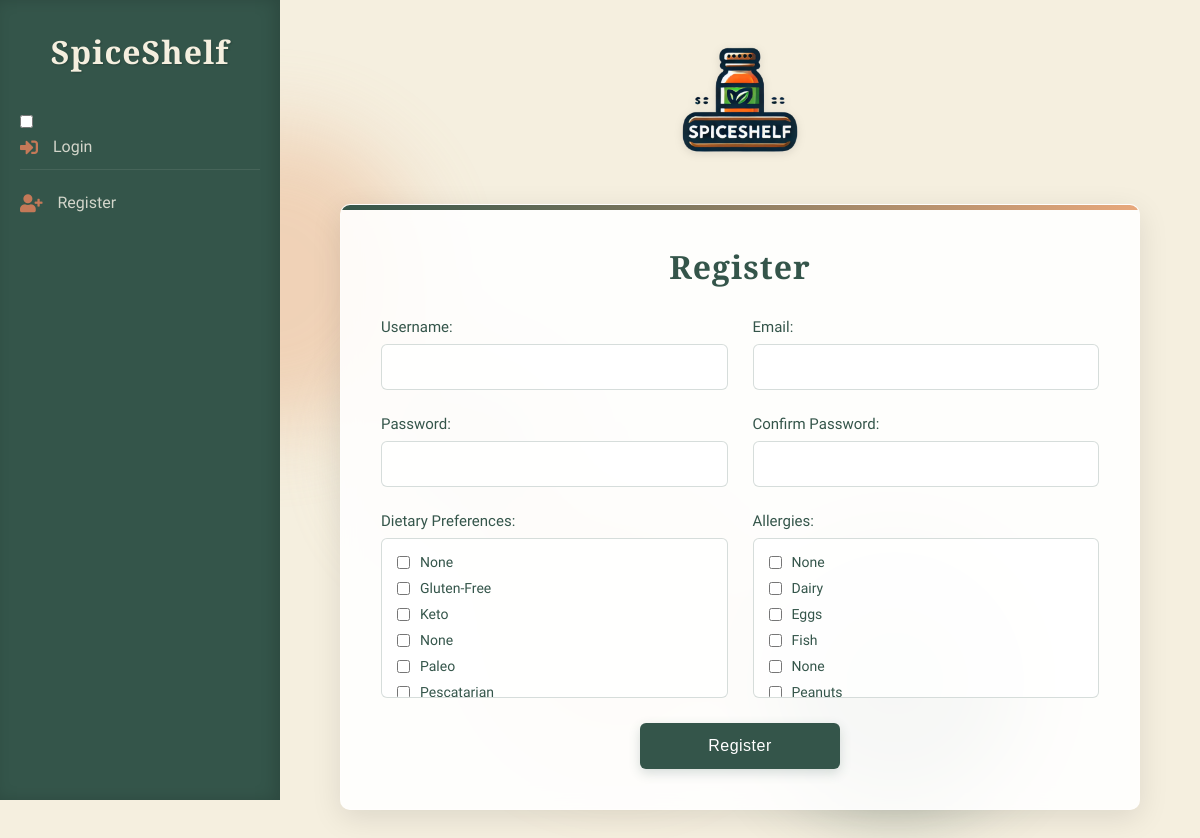
/index.php?action=register, run on the app's committed database.
### tables this page shows
CREATE TABLE `dietary_preferences` (
  `preference_id` int(11) NOT NULL,
  `preference_name` varchar(50) NOT NULL
);

CREATE TABLE `allergies` (
  `allergy_id` int(11) NOT NULL,
  `allergy_name` varchar(50) NOT NULL
);

### controllers/UserController.php (called while the page is built, shortened)
<?php
class UserController {
    private $conn;
    public function __construct($conn) {
        $this->conn = $conn;
    }
    public function register() {
        $query_preferences = "SELECT * FROM dietary_preferences";
        $result_preferences = $this->conn->query($query_preferences);
        $preferences = $result_preferences->fetch_all(MYSQLI_ASSOC);
        $query_allergies = "SELECT * FROM allergies";
        $result_allergies = $this->conn->query($query_allergies);
        $allergies = $result_allergies->fetch_all(MYSQLI_ASSOC);
        require 'views/register.php';
    }
}
?>

### index.php (called while the page is built, shortened)
<?php
require_once 'controllers/UserController.php';
$database = new Database();
$conn = $database->getConnection();
$router = new Router();
$userController = new UserController($conn);
$recipeController = new RecipeController($conn);
$pantryController = new PantryController($conn);
$mealPlanController = new MealPlanController($conn);
$shoppingListController = new ShoppingListController($conn);
$adminController = new AdminController($conn);
$router->addRoute('login', [$userController, 'login']);
$router->addRoute('register', [$userController, 'register']);
$router->addRoute('logout', function () {
    session_unset();
    session_destroy();
    header('Location: index.php?action=login');
    exit;
});
$router->addRoute('profile', [$userController, 'profile']);
$router->addRoute('add_recipe', [$recipeController, 'add']);
$router->addRoute('recipe_chat', [$recipeController, 'recipeChat']);
$router->addRoute('pantry', [$pantryController, 'showPantryItems']);
$router->addRoute('add', [$pantryController, 'add']);
$router->addRoute('update', [$pantryController, 'update']);
$router->addRoute('delete', [$pantryController, 'delete']);
$router->addRoute('favorite', [$recipeController, 'favorite']);
$router->addRoute('search_recipes', [$recipeController, 'searchRecipes']);
$router->addRoute('home', [$recipeController, 'displayHome']);
$router->addRoute('view_recipe', [$recipeController, 'viewRecipe']);
$router->addRoute('delete_recipe', [$recipeController, 'deleteRecipe']);
$router->addRoute('edit_recipe', [$recipeController, 'editRecipe']);
$router->addRoute('update_recipe', [$recipeController, 'updateRecipe']);
$router->addRoute('browse_recipes', [$recipeController, 'browseRecipes']);
$router->addRoute('meal_plans', [$mealPlanController, 'showMealPlans']);
$router->addRoute('shopping_list', [$shoppingListController, 'showLists']);
$router->addRoute('refresh_home_sections', [$recipeController, 'refresh_home_sections']);
$router->addRoute('getDefaultMeasurement', [$recipeController, 'getDefaultMeasurement']);
$router->addRoute('add_comment', [$recipeController, 'addComment']);
$router->addRoute('delete_comment', [$recipeController, 'deleteComment']);
$router->addRoute('pantry/bulkDelete', [$pantryController, 'bulkDelete']);
$router->addRoute('meal_plans/exportPDF', [$mealPlanController, 'exportPDF']);
$router->addRoute('meal_plans/searchRecipes', [$mealPlanController, 'searchRecipes']);
$router->addRoute('meal_plans/addMeal', [$mealPlanController, 'addMeal']);
$router->addRoute('meal_plans/getMeal', [$mealPlanController, 'getMeal']);
$router->addRoute('meal_plans/updateMeal', [$mealPlanController, 'updateMeal']);
$router->addRoute('meal_plans/removeMeal', [$mealPlanController, 'removeMeal']);
$router->addRoute('meal_plans/generateShoppingList', [$mealPlanController, 'generateShoppingList']);
$router->addRoute('adminLogin', [$adminController, 'adminLogin']);
$router->addRoute('adminLogout', [$adminController, 'adminLogout']);
$router->addRoute('adminDashboard', [$adminController, 'adminDashboard']);
$router->addRoute('adminUsers', [$adminController, 'adminUsers']);
$router->addRoute('adminViewUser', [$adminController, 'adminViewUser']);
$router->addRoute('adminRecipes', [$adminController, 'adminRecipes']);
$router->addRoute('adminViewRecipe', [$adminController, 'adminViewRecipe']);
$router->addRoute('adminIngredients', [$adminController, 'adminIngredients']);
$router->addRoute('adminAddIngredient', [$adminController, 'adminAddIngredient']);
$router->addRoute('adminEditIngredient', [$adminController, 'adminEditIngredient']);
$router->addRoute('adminDeleteIngredient', [$adminController, 'adminDeleteIngredient']);
$router->addRoute('adminCategories', [$adminController, 'adminCategories']);
$router->addRoute('adminAddCategory', [$adminController, 'adminAddCategory']);
$router->addRoute('adminEditCategory', [$adminController, 'adminEditCategory']);
$router->addRoute('adminDeleteCategory', [$adminController, 'adminDeleteCategory']);
$router->addRoute('adminDeleteUser', [$adminController, 'adminDeleteUser']);
$router->addRoute('adminDeleteRecipe', [$adminController, 'adminDeleteRecipe']);
$router->addRoute('adminUserReports', [$adminController, 'adminUserReports']);
$router->addRoute('adminRecipeReports', [$adminController, 'adminRecipeReports']);
$router->addRoute('adminAds', [$adminController, 'adminAds']);
$router->addRoute('adminAdReports', [$adminController, 'adminAdReports']);
$router->addRoute('adminExportAdReport', [$adminController, 'adminExportAdReport']);
$router->addRoute('adminExportUserReport', [$adminController, 'adminExportUserReport']);
$router->addRoute('adminExportRecipeReport', [$adminController, 'adminExportRecipeReport']);
$router->addRoute('adminSendInactivityNotice', [$adminController, 'adminSendInactivityNotice']);
$router->addRoute('logAdImpression', [$adminController, 'logAdImpression']);
$router->addRoute('adClick', [$adminController, 'adClick']);
$action = isset($_GET['action']) ? $_GET['action'] : 'home';
$router->handleRequest($action);
?>

### views/register.php (the view, shortened to what this page needs)
<!DOCTYPE html>
<html lang="en">
<head>
    <link rel="stylesheet" href="assets/css/register.css">
</head>
<body>
    <?php include('includes/header.php'); ?>
    <div class="background-animation">
    </div>
    <div class="container">
        <div class="form-wrapper">
            <div class="logo">
                <img src="assets/image/logo.png" alt="SpiceShelf Logo">
            </div>
            <form action="index.php?action=register" method="POST" class="registration-form">
                <h2>Register</h2>
                <div class="form-row">
                    <div class="form-group">
                        <label for="username">Username:</label>
                        <input type="text" id="username" name="username" required>
                    </div>
                    <div class="form-group">
                        <label for="email">Email:</label>
                        <input type="email" id="email" name="email" required>
                    </div>
                </div>
                <div class="form-row">
                    <div class="form-group">
                        <label for="password">Password:</label>
                        <input type="password" id="password" name="password" required>
                    </div>
                    <div class="form-group">
                        <label for="confirm_password">Confirm Password:</label>
                        <input type="password" id="confirm_password" name="confirm_password" required>
                    </div>
                </div>
                <div class="form-row">
                    <div class="form-group">
                        <label>Dietary Preferences:</label>
                        <div class="checkbox-group">
                            <label><input type="checkbox" name="dietary_preferences[]" value="7">None</label>
                            <?php foreach ($preferences as $preference): ?>
                                <label><input type="checkbox" name="dietary_preferences[]" value="<?= $preference['preference_id']; ?>"><?= htmlspecialchars($preference['preference_name']); ?></label>
                            <?php endforeach; ?>
                        </div>
                    </div>
                    <div class="form-group">
                        <label>Allergies:</label>
                        <div class="checkbox-group">
                            <label><input type="checkbox" name="allergies[]" value="9">None</label>
                            <?php foreach ($allergies as $allergy): ?>
                                <label><input type="checkbox" name="allergies[]" value="<?= $allergy['allergy_id']; ?>"><?= htmlspecialchars($allergy['allergy_name']); ?></label>
                            <?php endforeach; ?>
                        </div>
                    </div>
                </div>
                <button type="submit" name="register">Register</button>
            </form>
        </div>
    </div>
</body>
</html>

### assets/css/register.css (style rules this page uses)
body { font-family: 'Poppins', sans-serif; background-color: #f5efe6; margin: 0; padding: 0; color: #34554a; }
.background-animation { position: fixed; top: 0; left: 0; width: 100%; height: 100%; z-index: -1; overflow: hidden; }
.container { display: flex; justify-content: center; align-items: center; min-height: 100vh; padding: 40px 20px; }
.form-wrapper { margin-left: 280px; width: 100%; max-width: 800px; transition: all 0.3s ease; }
.logo { text-align: center; margin-bottom: 30px; }
.logo img { max-width: 100%; max-height: 120px; width: auto; height: auto; filter: drop-shadow(0 2px 4px rgba(0, 0, 0, 0.1)); }
.registration-form { background-color: rgba(255, 255, 255, 0.9); padding: 40px; border-radius: 10px; box-shadow: 0 8px 30px rgba(0, 0, 0, 0.1); backdrop-filter: blur(10px); border: 1px solid rgba(255, 255, 255, 0.2); position: relative; overflow: hidden; }
.registration-form::before { content: ""; position: absolute; top: 0; left: 0; width: 100%; height: 5px; background: linear-gradient(to right, #34554a, #e8a87c); }
.registration-form h2 { margin-bottom: 30px; color: #34554a; font-family: 'Cormorant Garamond', serif; font-size: 32px; text-align: center; font-weight: 600; letter-spacing: 1px; }
.form-row { display: flex; flex-wrap: wrap; margin-bottom: 25px; gap: 25px; }
.form-group { flex: 1; min-width: 240px; }
.form-group label { display: block; margin-bottom: 8px; color: #34554a; font-weight: 400; font-size: 15px; }
.form-group input[type="text"], .form-group input[type="email"], .form-group input[type="password"] { width: 100%; padding: 12px 15px; border: 1px solid rgba(52, 85, 74, 0.2); border-radius: 6px; background-color: rgba(255, 255, 255, 0.8); transition: all 0.3s; color: #34554a; font-family: 'Poppins', sans-serif; }
.checkbox-group { max-height: 160px; overflow-y: auto; border: 1px solid rgba(52, 85, 74, 0.2); padding: 15px; border-radius: 6px; background-color: rgba(255, 255, 255, 0.8); scrollbar-width: thin; scrollbar-color: #e8a87c rgba(245, 239, 230, 0.1); }
.checkbox-group label { display: block; margin-bottom: 10px; font-size: 14px; display: flex; align-items: center; }
.checkbox-group label input[type="checkbox"] { margin-right: 10px; cursor: pointer; accent-color: #e8a87c; }
button[type="submit"] { background-color: #34554a; color: #fff; border: none; padding: 14px 20px; min-width: 200px; border-radius: 6px; cursor: pointer; font-size: 16px; font-weight: 400; letter-spacing: 0.5px; transition: all 0.3s; margin-top: 10px; box-shadow: 0 4px 12px rgba(52, 85, 74, 0.2); display: block; margin: 0 auto; }

### assets/css/header.css (style rules this page uses)
:root { --primary-green: #34554a; --accent-orange: #e8835c; --warm-bg: #f5efdf; --terracotta: #c86f4f; --light-green: #8ca896; --dark-green: #2a4a40; --cream: #f9f5ea; --warm-shadow: rgba(175, 120, 90, 0.15); }
* { margin: 0; padding: 0; box-sizing: border-box; }
body { font-family: 'Quicksand', sans-serif; background-color: var(--warm-bg); }
.logo { margin-bottom: 40px; text-align: center; }

### data on the page
dietary_preferences: preference_name "Gluten-Free"
dietary_preferences: preference_name "Keto"
dietary_preferences: preference_name "None"
dietary_preferences: preference_name "Paleo"
dietary_preferences: preference_name "Pescatarian"
allergies: allergy_name "Dairy"
allergies: allergy_name "Eggs"
allergies: allergy_name "Fish"
allergies: allergy_name "None"
allergies: allergy_name "Peanuts"
